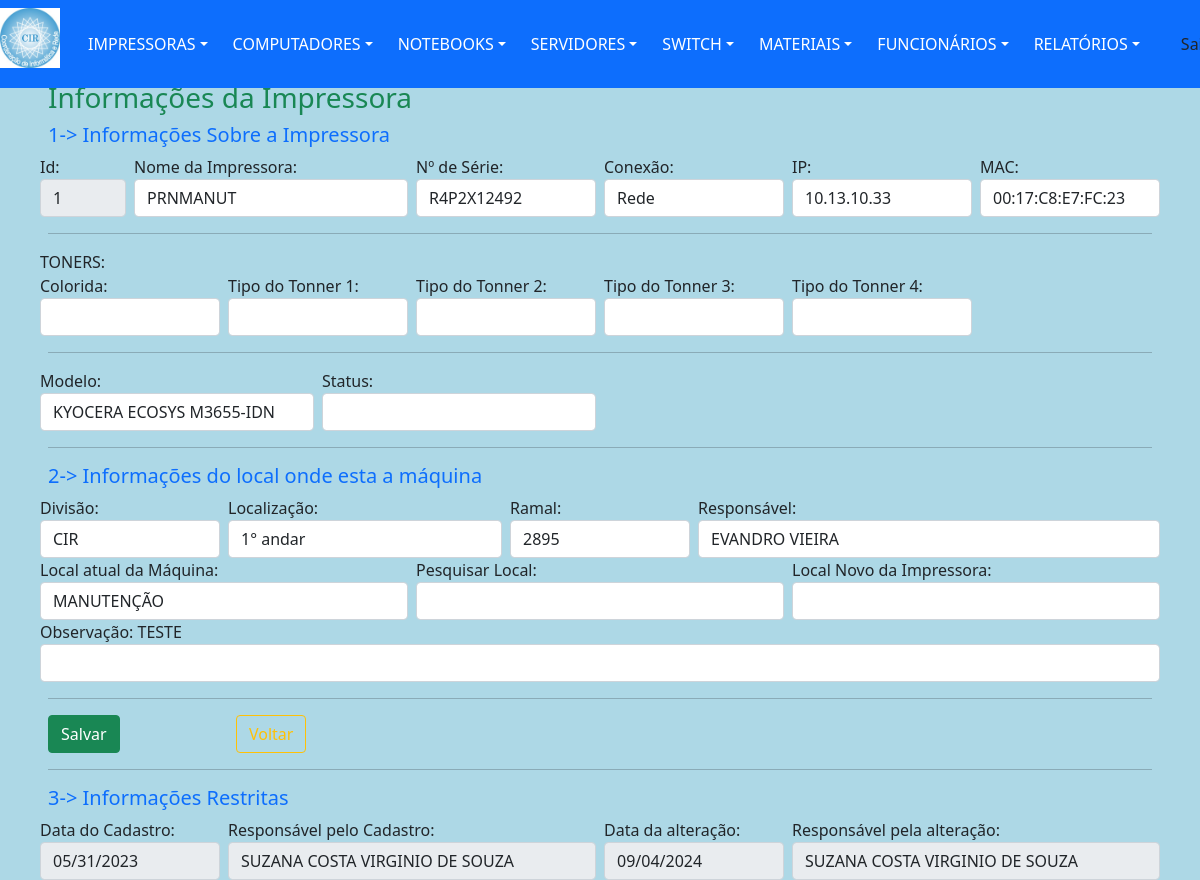
Before: /views/impressoraAlterar.php?action=1&id=1 (signed in) with the older database file.
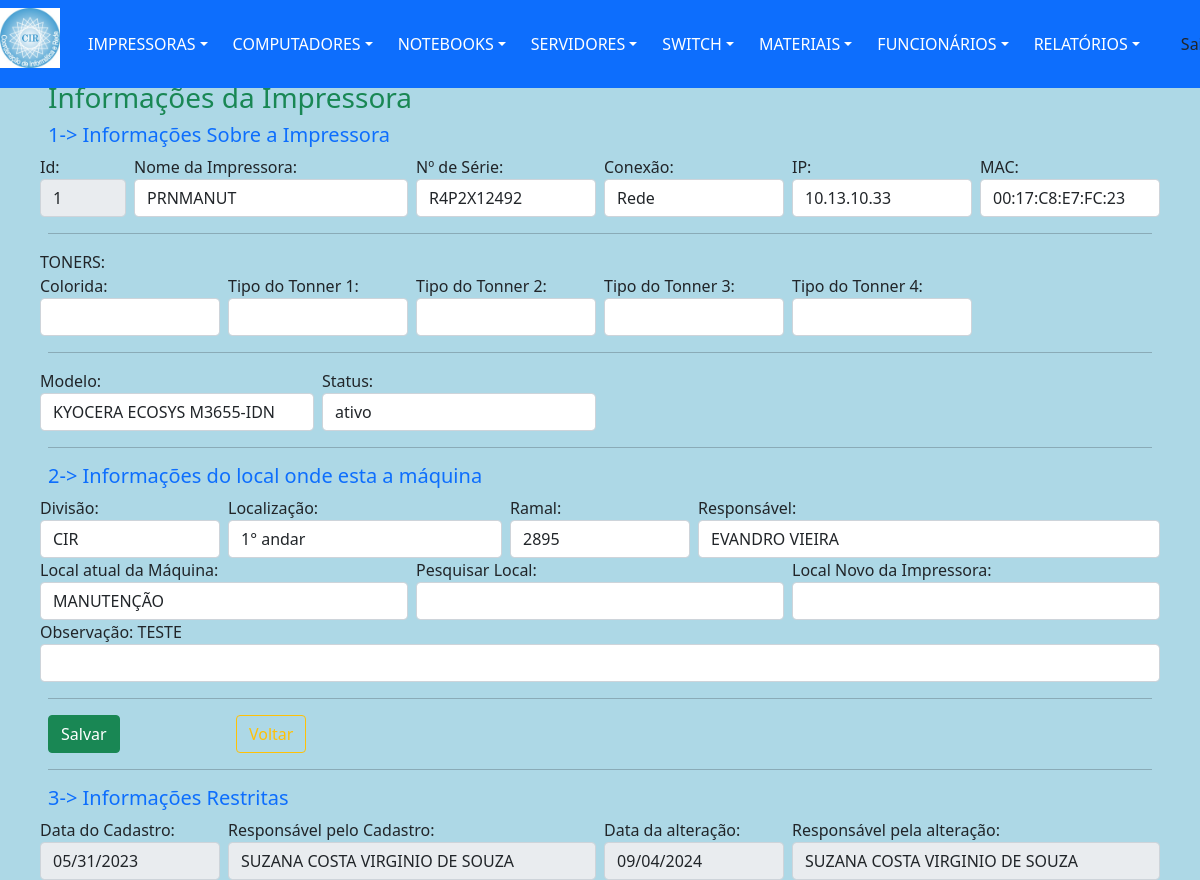
After: the same page with the newer database file.
### tables this page shows
CREATE TABLE `impressoras` (
  `idImpressora` int(11) NOT NULL,
  `nomeImpressora` varchar(20) DEFAULT NULL,
  `numSerie` varchar(50) DEFAULT NULL,
  `ipImpressora` varchar(15) DEFAULT NULL,
  `macImpressora` varchar(20) DEFAULT NULL,
  `tipoToner` varchar(255) DEFAULT NULL,
  `colorida` varchar(3) DEFAULT NULL,
  `statusImpressora` varchar(7) DEFAULT NULL,
  `conexaoImp` varchar(5) DEFAULT 'Rede',
  `modeloImpressora` int(11) DEFAULT NULL,
  `dataCadastro` date DEFAULT NULL,
  `respCadastro` varchar(30) DEFAULT NULL,
  `dataAltCadastro` date DEFAULT NULL,
  `respAltCadastro` varchar(30) DEFAULT NULL,
  `obsImpressora` varchar(255) DEFAULT NULL,
  `idFuncionario` int(11) DEFAULT NULL,
  `idSetor` int(11) DEFAULT NULL
);

### dao/DAO-controleCir.php (called while the page is built, shortened)
<?php
	class ControleCirDAO
		{
            public function Verificar($nomeTabela, $opcao1, $valor1)
                {
                    $conn = Database::connect();
                    $conn->exec('SET CHARACTER SET utf8');
                    $sql = "SELECT * FROM $nomeTabela WHERE $opcao1 = '$valor1' ";
                    try
                        {
                            $listar = $conn->query($sql);
                            $buscar = $listar->fetchAll(PDO::FETCH_OBJ);
                            $numRows = $listar->rowCount();
                        }
                    catch (PDOException $exc)
                        {
                            $buscar = $exc->getTraceAsString();
                        }
                    return $buscar;
                }
        }
?>

### controllers/impressoraBuscar.php (called while the page is built, shortened)
<?php
	include "../dao/DAO-controleCir.php";
    $idImpressora =  $_GET['id'];
    $nomeTabela = "impressoras";
    $opcao1 = "idImpressora";
    $valor1 = $idImpressora;
	$impAltDAO = new ControleCirDAO();
	foreach($impAltDAO->Verificar($nomeTabela, $opcao1, $valor1) as $imp)
		{
			$idImpressora = $imp->idImpressora;
			$nomeImpressora = $imp->nomeImpressora;
			$numSerie = $imp->numSerie;
            $ipImpressora = $imp->ipImpressora;
			$macImpressora = $imp->macImpressora;
			$statusImpressora = $imp->statusImpressora;
			$conexaoImp = $imp->conexaoImp;
			$dataCadastroA = $imp->dataCadastro;
			$respCadastro = $imp->respCadastro;
			$obsImpressora = $imp->obsImpressora;
		}
?>

### views/impressoraAlterar.php (the view, shortened to what the changed rows need)
<?php
include "../template/menuPrincipal.php";
require_once '../controllers/impressoraBuscar.php';
?>
        <nav class="navbar navbar-dark" >
            <div class="line col-md-12 p-5 position-absolute start-5 top-0 bottom-50 end-250">
                <form name="cadastro" id="cadastro" method="post" action="../controllers/impressoraUpdate.php">
                    <fieldset>
                        <div class="row">
                            <div class="col px-md-1 col-md-1">
                                <label for="inputSuccess" class="control-label">Id:</label>
                                <input type="text" class="form-control" value="<?= $idImpressora;
                                                                                $_SESSION['idImpressora'] = $idImpressora; ?>" disabled>
                            </div>
                            <div class="col px-md-1  col-md-3">
                                <label for="inputSuccess" class="control-label">Nome da Impressora:</label>
                                <input type="text" class="form-control" value="<?= $nomeImpressora;
                                                                                $_SESSION['antNomeImp'] = $nomeImpressora; ?>" name="nomeImpressora" id="nomeImpressora">
                            </div>
                            <div class="col px-md-1 col-md-2">
                                <label for="inputSuccess" class="control-label">Nº de Série: </label>
                                <input type="text" class="form-control" value="<?= $numSerie;
                                                                                $_SESSION['antNumSerie'] = $numSerie ?>" name="numSerie" id="numSerie">
                            </div>
                            <div class="col px-md-1 col-md-2">
                                <div class="custom-control custom-radio">
                                    <label for="inputSuccess" class="control-label">Conexão:</label>
                                    <select class="form-control" name="conexaoImp" id="conexaoImp" onchange="verifica(this.value)">
                                        <option value="<?php echo $conexaoImp; $_SESSION['antConexaoImp'] = $conexaoImp ?>"><?php echo $conexaoImp; ?></option>
                                    </select>
                                </div>
                            </div>
                            <div class="col px-md-1 col-md-2">
                                <label for="inputSuccess" class="control-label">IP: </label>
                                <input type="text" class="form-control" value="<?= $ipImpressora;
                                                                            $_SESSION['antNumIp'] = $ipImpressora ?>" id = "ipImpressora" name="ipImpressora" pattern="((^|\.)((25[0-5])|(2[0-4]\d)|(1\d\d)|([1-9]?\d))){4}$" placeholder="000.000.000.000" oninvalid="setCustomValidity('Endereco ip invalido!')" onchange="try{setCustomValidity('')}catch(e){}" disabled>
                            </div>
                            <div class="col px-md-1 col-md-2">
                                <label for="inputSuccess" class="control-label">MAC:</label>
                                <input type="text" class="form-control" value="<?= $macImpressora;
                                                                                $_SESSION['antNumMac'] = $macImpressora ?>" name="numMac" id="numMac" maxlength="17" OnKeyPress="formatar('##:##:##:##:##:##', this)" pattern="([a-fA-F0-9]{2}[:]){5}([a-fA-F0-9]{2})$" oninvalid="setCustomValidity('Numero Mac inválido!')" onchange="try{setCustomValidity('')}catch(e){}">
                            </div>
                        </div>
                                <?php
                                    $nomeTabela = "material";
                                ?>
                                    <?php
                                        include_once "../dao/DAO-controleCir.php";
                                                ?>
                                    <?php
                                        include_once "../dao/DAO-controleCir.php";
                                                ?>
                                    <?php
                                        include_once "../dao/DAO-controleCir.php";
                                                ?>
                                    <?php
                                        include_once "../dao/DAO-controleCir.php";
                                                ?>
                        <div class="row">
                                    <?php
                                    include_once "../dao/DAO-controleCir.php";
                                    $nomeTabela = "modeloImpressora";
                                    ?>
                            <div class="col px-md-1 col-md-3">
                                <div class="custom-control custom-radio">
                                    <label for="inputSuccess" class="control-label">Status:</label>
                                    <select class="form-control" id="status" name="status">
                                        <option value="<?php echo $statusImpressora; $_SESSION['antStatusImp'] = $statusImpressora ?>"><?php echo $statusImpressora; ?></option>
                                        <option value=""></option>
                                    </select>
                                </div>
                            </div>
                        </div>
                                    <?php
                                            include_once "../dao/DAO-controleCir.php";
                                            ?>
                        <div class="row">
                            <div class="col px-md-1 col-md-12">
                                <label for="inputSuccess" class="control-label">Observação: <?= $obsImpressora;
                                                                                            $_SESSION['antObsImp'] = $obsImpressora ?></label>
                                <input type="text" class="form-control" name="ObsImp" required>
                            </div>
                        </div>
                        <div class="row">
                            <div class="col px-md-1 col-md-2">
                                <label for="inputSuccess" class="control-label">Data do Cadastro:</label>
                                <input type="date" class="form-control" value="<?= $dataCadastroA;
                                                                                $_SESSION['datacadastro'] = $dataCadastroA ?>" disabled>
                            </div>
                            <div class="col px-md-1 col-md-4">
                                <label for="inputSuccess" class="control-label">Responsável pelo Cadastro:</label>
                                <input type="text" class="form-control" value="<?= $respCadastro;
                                                                                $_SESSION['respCadastro'] = $respCadastro ?>" disabled>
                            </div>
                        </div>
                    </fieldset>
                </form>
            </div>
        </nav>
    </body>
</html>

Changed rows visible on the page:
changed impressoras "TESTE": status (not shown) → "ativo"
